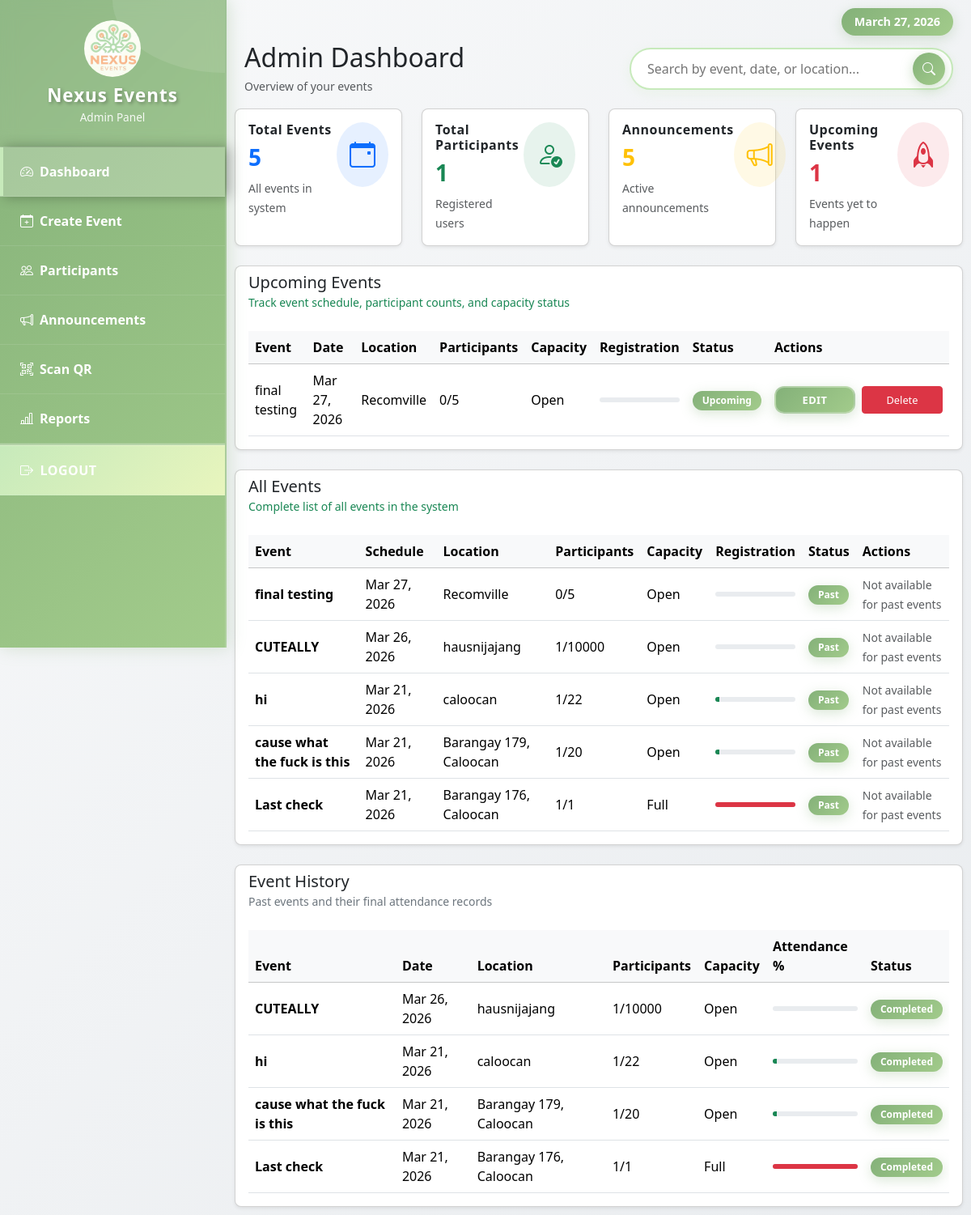
Page /admin_dashboard.php (signed in) on the committed database.
### tables this page shows
CREATE TABLE `events` (
  `id` int(11) NOT NULL,
  `title` varchar(150) DEFAULT NULL,
  `description` text DEFAULT NULL,
  `event_date` date DEFAULT NULL,
  `location` varchar(150) DEFAULT NULL,
  `participant_limit` int(11) DEFAULT NULL,
  `created_by` int(11) DEFAULT NULL,
  `poster` varchar(255) DEFAULT NULL,
  `start_time` time DEFAULT NULL,
  `end_time` time DEFAULT NULL
);

### admin_dashboard.php (the view, shortened to what the rows shown need)
<?php
include "db.php";
function eventStatus($conn, $eventId, $participantLimit) {
    $eventId = $conn->real_escape_string($eventId);
    $participantLimit = (int)$participantLimit;
    $query = "SELECT COUNT(*) AS total FROM registrations WHERE event_id='$eventId'";
    $result = $conn->query($query);
    $count = $result->fetch_assoc();
    $registered = (int)$count['total'];
    $capacityPercentage = $participantLimit > 0 ? min(100, ($registered / $participantLimit) * 100) : 0;
    $capacityText = "$registered/$participantLimit";
    $progressText = "<div class='progress' style='height: 6px;'><div class='progress-bar " . ($registered >= $participantLimit ? 'bg-danger' : 'bg-success') . "' style='width: $capacityPercentage%'></div></div>";
    $regStatus = $registered >= $participantLimit ? 'Full' : 'Open';
    $badge = $registered >= $participantLimit ? 'danger' : 'success';
    return array($capacityText, $progressText, $regStatus, $badge, $registered);
}
$today = date("Y-m-d");
$todayDate = date("Y-m-d H:i:s");
$upcomingEvents = $conn->query("SELECT * FROM events WHERE event_date >= '$today' ORDER BY event_date ASC");
$allEvents = $conn->query("SELECT * FROM events ORDER BY event_date DESC");
$pastEvents = $conn->query("SELECT * FROM events WHERE event_date < '$today' ORDER BY event_date DESC");
?>
<!DOCTYPE html>
<html lang="en">
<head>
    <link href="https://cdn.jsdelivr.net/npm/bootstrap@5.3.2/dist/css/bootstrap.min.css" rel="stylesheet">
    <link href="https://cdn.jsdelivr.net/npm/bootstrap-icons@1.10.5/font/bootstrap-icons.css" rel="stylesheet">
</head>
<body>
    <div class="main-content" id="mainContent" style="padding-top: 20px;">
    <div class="container-fluid">
        <div class="d-flex flex-column flex-lg-row justify-content-between align-items-lg-center mb-3 gap-2">
    <div>
        <h2 class="mb-1">Admin Dashboard</h2>
    </div>
</div>
        </div>
            <div class="card shadow-sm rounded-3 mb-4">
                <div class="card-body">
                    <div class="table-responsive">
                        <table class="table table-hover align-middle mb-0">
                            <thead class="table-light">
                                <tr>
                                    <th>Event</th>
                                    <th>Date</th>
                                    <th>Location</th>
                                    <th>Participants</th>
                                    <th>Capacity</th>
                                    <th>Registration</th>
                                    <th>Status</th>
                                    <th>Actions</th>
                                </tr>
                            </thead>
                            <tbody>
                                <?php
                                if($upcomingEvents->num_rows > 0){
                                    while($eventRow = $upcomingEvents->fetch_assoc()){
                                        list($capacityTxt, $progressTxt, $regStatus, $badge, $registered) = eventStatus($conn, $eventRow['id'], $eventRow['participant_limit']);
                                        $eventDateFormatted = date('M d, Y', strtotime($eventRow['event_date']));
                                        echo "<tr>";
                                        echo "<td>" . htmlspecialchars($eventRow['title']) . "</td>";
                                        echo "<td>{$eventDateFormatted}</td>";
                                        echo "<td>" . htmlspecialchars($eventRow['location']) . "</td>";
                                        echo "<td>{$capacityTxt}</td>";
                                        echo "<td>{$regStatus}</td>";
                                        echo "<td>{$progressTxt}</td>";
                                        echo "<td><span class='badge bg-{$badge}'>Upcoming</span></td>";
                                        echo "<td>
                                                <div class='d-flex align-items-center gap-2'>
                                                    <a href='edit_event.php?id={$eventRow['id']}'
                                                       class='btn btn-sm btn-primary action-btn'>Edit</a>
                                                    <a href='delete_event.php?id={$eventRow['id']}'
                                                       onclick='return confirm(\"Are you sure you want to delete this data?\")'
                                                       class='btn btn-sm btn-danger action-btn'>Delete</a>
                                                </div>
                                              </td>";
                                        echo "</tr>";
                                    }
                                } else {
                                    echo "<tr><td colspan='8' class='text-center text-muted'>No upcoming events found.</td></tr>";
                                }
                                ?>
                            </tbody>
                        </table>
                    </div>
                </div>
            </div>
            <div class="card shadow-sm rounded-3 mb-4">
                <div class="card-body">
                    <div class="table-responsive">
                        <table class="table table-hover align-middle mb-0">
                            <thead class="table-light">
                                <tr>
                                    <th>Event</th>
                                    <th>Schedule</th>
                                    <th>Location</th>
                                    <th>Participants</th>
                                    <th>Capacity</th>
                                    <th>Registration</th>
                                    <th>Status</th>
                                    <th>Actions</th>
                                </tr>
                            </thead>
                            <tbody>
                                <?php
                                if($allEvents->num_rows > 0){
                                    while($eventRow = $allEvents->fetch_assoc()){
                                        list($capacityTxt, $progressTxt, $regStatus, $badge, $registered) = eventStatus($conn, $eventRow['id'], $eventRow['participant_limit']);
                                        $eventDateFormatted = date('M d, Y', strtotime($eventRow['event_date']));
                                        $eventTime = strtotime($eventRow['event_date']);
                                        $now = strtotime($todayDate);
                                        $eventStatus = $eventTime >= $now ? 'Upcoming' : 'Past';
                                        $statusBadgeColor = $eventTime >= $now ? 'info' : 'secondary';
                                        $isPast = $eventTime < $now;
                                        $actionButtons = $isPast
                                            ? "<span class='text-muted small'>Not available for past events</span>"
                                            : "<div class='d-flex align-items-center gap-2'>
                                                    <a href='edit_event.php?id={$eventRow['id']}' class='btn btn-sm btn-primary action-btn'>Edit</a>
                                                    <a href='delete_event.php?id={$eventRow['id']}' onclick='return confirm(\"Are you sure you want to delete this data?\")' class='btn btn-sm btn-danger action-btn'>Delete</a>
                                                </div>";
                                        echo "<tr>";
                                        echo "<td><strong>" . htmlspecialchars($eventRow['title']) . "</strong></td>";
                                        echo "<td>{$eventDateFormatted}</td>";
                                        echo "<td>" . htmlspecialchars($eventRow['location']) . "</td>";
                                        echo "<td>{$capacityTxt}</td>";
                                        echo "<td>{$regStatus}</td>";
                                        echo "<td>{$progressTxt}</td>";
                                        echo "<td><span class='badge bg-{$statusBadgeColor}'>{$eventStatus}</span></td>";
                                        echo "<td>{$actionButtons}</td>";
                                        echo "</tr>";
                                    }
                                } else {
                                    echo "<tr><td colspan='8' class='text-center text-muted'>No events found.</td></tr>";
                                }
                                ?>
                            </tbody>
                        </table>
                    </div>
                </div>
            </div>
            <div class="card shadow-sm rounded-3">
                <div class="card-body">
                    <div class="table-responsive">
                        <table class="table table-hover align-middle mb-0">
                            <thead class="table-light">
                                <tr>
                                    <th>Event</th>
                                    <th>Date</th>
                                    <th>Location</th>
                                    <th>Participants</th>
                                    <th>Capacity</th>
                                    <th>Attendance %</th>
                                    <th>Status</th>
                                </tr>
                            </thead>
                            <tbody>
                                <?php
                                if($pastEvents->num_rows > 0){
                                    while($eventRow = $pastEvents->fetch_assoc()){
                                        list($capacityTxt, $progressTxt, $regStatus, $badge, $registered) = eventStatus($conn, $eventRow['id'], $eventRow['participant_limit']);
                                        $eventDateFormatted = date('M d, Y', strtotime($eventRow['event_date']));
                                        echo "<tr>";
                                        echo "<td><strong>" . htmlspecialchars($eventRow['title']) . "</strong></td>";
                                        echo "<td>{$eventDateFormatted}</td>";
                                        echo "<td>" . htmlspecialchars($eventRow['location']) . "</td>";
                                        echo "<td>{$capacityTxt}</td>";
                                        echo "<td>{$regStatus}</td>";
                                        echo "<td>{$progressTxt}</td>";
                                        echo "<td><span class='badge bg-secondary'>Completed</span></td>";
                                        echo "</tr>";
                                    }
                                } else {
                                    echo "<tr><td colspan='8' class='text-center text-muted'>No past events yet.</td></tr>";
                                }
                                ?>
                            </tbody>
                        </table>
                    </div>
                </div>
            </div>
        </div>
        <?php include "footer.php"; ?>
    </body>
    </html>

### rows in the picture
events: title "final testing", event_date "Mar 27, 2026", location "Recomville", capacityTxt "0/5", regStatus "Open", shows "Not available for past events"
events: title "CUTEALLY", event_date "Mar 26, 2026", location "hausnijajang", capacityTxt "1/10000", regStatus "Open", shows "Not available for past events"
events: title "hi", event_date "Mar 21, 2026", location "caloocan", capacityTxt "1/22", regStatus "Open", participant_limit 22 (drawn), shows "Not available for past events"
events: title "cause what the fuck is this", event_date "Mar 21, 2026", location "Barangay 179, Caloocan", capacityTxt "1/20", regStatus "Open", participant_limit 20 (drawn), shows "Not available for past events"
events: title "Last check", event_date "Mar 21, 2026", location "Barangay 176, Caloocan", capacityTxt "1/1", regStatus "Full", participant_limit 1 (drawn), shows "Not available for past events"

### other values in the picture
$totalEvents "5"
$totalParticipants "1"
$totalAnnouncements "5"
$upcomingCount "1"
